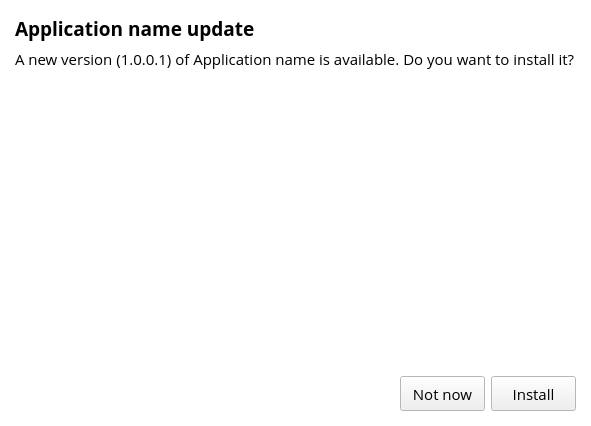
<?xml version="1.0" encoding="UTF-8"?>
<ui version="4.0">
 <class>UpdateWindow</class>
 <widget class="QMainWindow" name="UpdateWindow">
  <property name="geometry">
   <rect>
    <x>0</x>
    <y>0</y>
    <width>591</width>
    <height>426</height>
   </rect>
  </property>
  <property name="palette">
   <palette>
    <active>
     <colorrole role="Base">
      <brush brushstyle="SolidPattern">
       <color alpha="255">
        <red>255</red>
        <green>255</green>
        <blue>255</blue>
       </color>
      </brush>
     </colorrole>
     <colorrole role="Window">
      <brush brushstyle="SolidPattern">
       <color alpha="255">
        <red>255</red>
        <green>255</green>
        <blue>255</blue>
       </color>
      </brush>
     </colorrole>
    </active>
    <inactive>
     <colorrole role="Base">
      <brush brushstyle="SolidPattern">
       <color alpha="255">
        <red>255</red>
        <green>255</green>
        <blue>255</blue>
       </color>
      </brush>
     </colorrole>
     <colorrole role="Window">
      <brush brushstyle="SolidPattern">
       <color alpha="255">
        <red>255</red>
        <green>255</green>
        <blue>255</blue>
       </color>
      </brush>
     </colorrole>
    </inactive>
    <disabled>
     <colorrole role="Base">
      <brush brushstyle="SolidPattern">
       <color alpha="255">
        <red>255</red>
        <green>255</green>
        <blue>255</blue>
       </color>
      </brush>
     </colorrole>
     <colorrole role="Window">
      <brush brushstyle="SolidPattern">
       <color alpha="255">
        <red>255</red>
        <green>255</green>
        <blue>255</blue>
       </color>
      </brush>
     </colorrole>
    </disabled>
   </palette>
  </property>
  <property name="font">
   <font>
    <family>Open Sans</family>
    <pointsize>11</pointsize>
    <stylestrategy>PreferAntialias</stylestrategy>
   </font>
  </property>
  <property name="windowTitle">
   <string>An Update is Available</string>
  </property>
  <widget class="QWidget" name="centralWidget">
   <layout class="QGridLayout" name="gridLayout">
    <property name="margin">
     <number>15</number>
    </property>
    <item row="0" column="0" colspan="3">
     <widget class="QLabel" name="labelApplicationName">
      <property name="font">
       <font>
        <pointsize>14</pointsize>
        <weight>75</weight>
        <bold>true</bold>
       </font>
      </property>
      <property name="text">
       <string>&lt;html&gt;&lt;head/&gt;&lt;body&gt;&lt;p&gt;Application name update&lt;/p&gt;&lt;/body&gt;&lt;/html&gt;</string>
      </property>
     </widget>
    </item>
    <item row="1" column="0" colspan="3">
     <widget class="QLabel" name="labelUpdate">
      <property name="text">
       <string>&lt;html&gt;&lt;head/&gt;&lt;body&gt;&lt;p&gt;A new version (1.0.0.1) of Application name is available. Do you want to install it?&lt;/p&gt;&lt;/body&gt;&lt;/html&gt;</string>
      </property>
     </widget>
    </item>
    <item row="4" column="1">
     <widget class="QPushButton" name="buttonSkip">
      <property name="minimumSize">
       <size>
        <width>85</width>
        <height>35</height>
       </size>
      </property>
      <property name="maximumSize">
       <size>
        <width>85</width>
        <height>35</height>
       </size>
      </property>
      <property name="text">
       <string>Not now</string>
      </property>
     </widget>
    </item>
    <item row="4" column="2">
     <widget class="QPushButton" name="buttonInstall">
      <property name="minimumSize">
       <size>
        <width>85</width>
        <height>35</height>
       </size>
      </property>
      <property name="maximumSize">
       <size>
        <width>85</width>
        <height>35</height>
       </size>
      </property>
      <property name="text">
       <string>Install</string>
      </property>
     </widget>
    </item>
    <item row="2" column="0">
     <spacer name="verticalSpacer">
      <property name="orientation">
       <enum>Qt::Vertical</enum>
      </property>
      <property name="sizeType">
       <enum>QSizePolicy::Fixed</enum>
      </property>
      <property name="sizeHint" stdset="0">
       <size>
        <width>20</width>
        <height>18</height>
       </size>
      </property>
     </spacer>
    </item>
    <item row="4" column="0">
     <spacer name="horizontalSpacer">
      <property name="orientation">
       <enum>Qt::Horizontal</enum>
      </property>
      <property name="sizeHint" stdset="0">
       <size>
        <width>388</width>
        <height>35</height>
       </size>
      </property>
     </spacer>
    </item>
    <item row="3" column="0" colspan="3">
     <widget class="QTextBrowser" name="textReleaseNotes">
      <property name="frameShape">
       <enum>QFrame::NoFrame</enum>
      </property>
     </widget>
    </item>
   </layout>
  </widget>
 </widget>
 <resources/>
 <connections/>
</ui>
